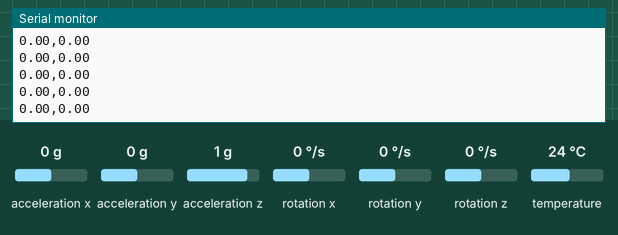
Simulated run of this sketch. Board: Arduino Uno, built with avr-gcc and run on an emulated ATmega328P. Shown: the last lines printed to the serial monitor. The inputs (shaded band) are chosen by the test bench; at power-on: acceleration x 0 g, acceleration y 0 g, acceleration z 1 g, rotation x 0 °/s, rotation y 0 °/s, rotation z 0 °/s, temperature 24 °C.

Above: at 1.3 s.
1.4 s: acceleration x set to -1.4 g
At 1.44 s:
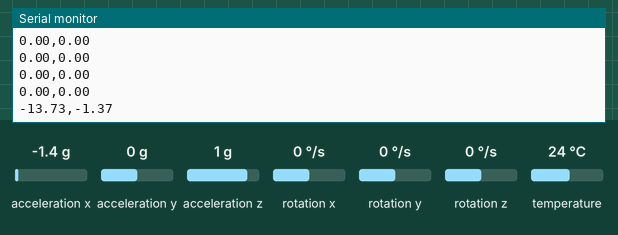
2.9 s: acceleration x set to -0.8 g
At 2.93 s:
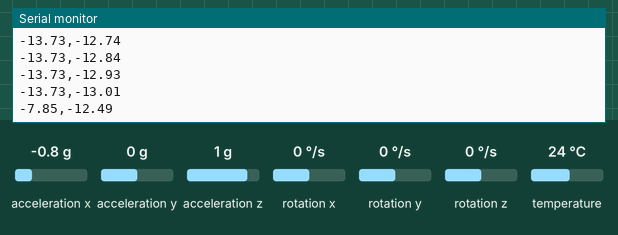
Timing chart, 0 to 5.9 s (numbered marks = the images above; inputs shaded):
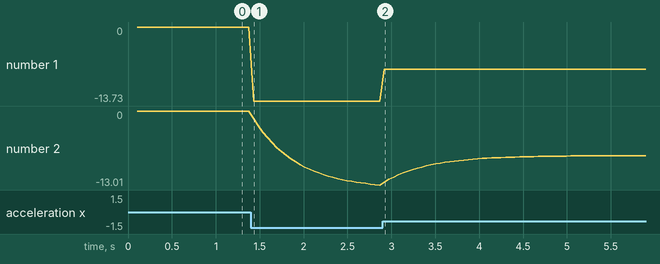

The sketch:

filtrace_mereneho_zrychleni.ino
```cpp
#include <Adafruit_MPU6050.h>
#include <Adafruit_Sensor.h>
#include <Wire.h>

Adafruit_MPU6050 mpu;

void setup(void) {
  Serial.begin(115200);
  mpu.begin();
  delay(100);
}

void loop() {
  static float x_filtr;
  sensors_event_t a, g, temp;
  mpu.getEvent(&a, &g, &temp);

  // filtrace
  float x = a.acceleration.x;
  x_filtr = 0.1*x + 0.9*x_filtr;

  Serial.print(x);
  Serial.print(",");
  Serial.print(x_filtr);
  Serial.println();
  delay(50);
}
```

Measured:
- after the input at 1.4 s, the serial monitor: prints a new line at once (image 1)
- after the input at 2.9 s, the serial monitor: prints a new line at once (image 2)
- plotted number 1: 0 → -13.73 after the input at 1.4 s, -13.73 → -7.85 after the input at 2.9 s
- plotted number 2: 0 → -13.01 after the input at 1.4 s, -13.01 → -7.85 after the input at 2.9 s
